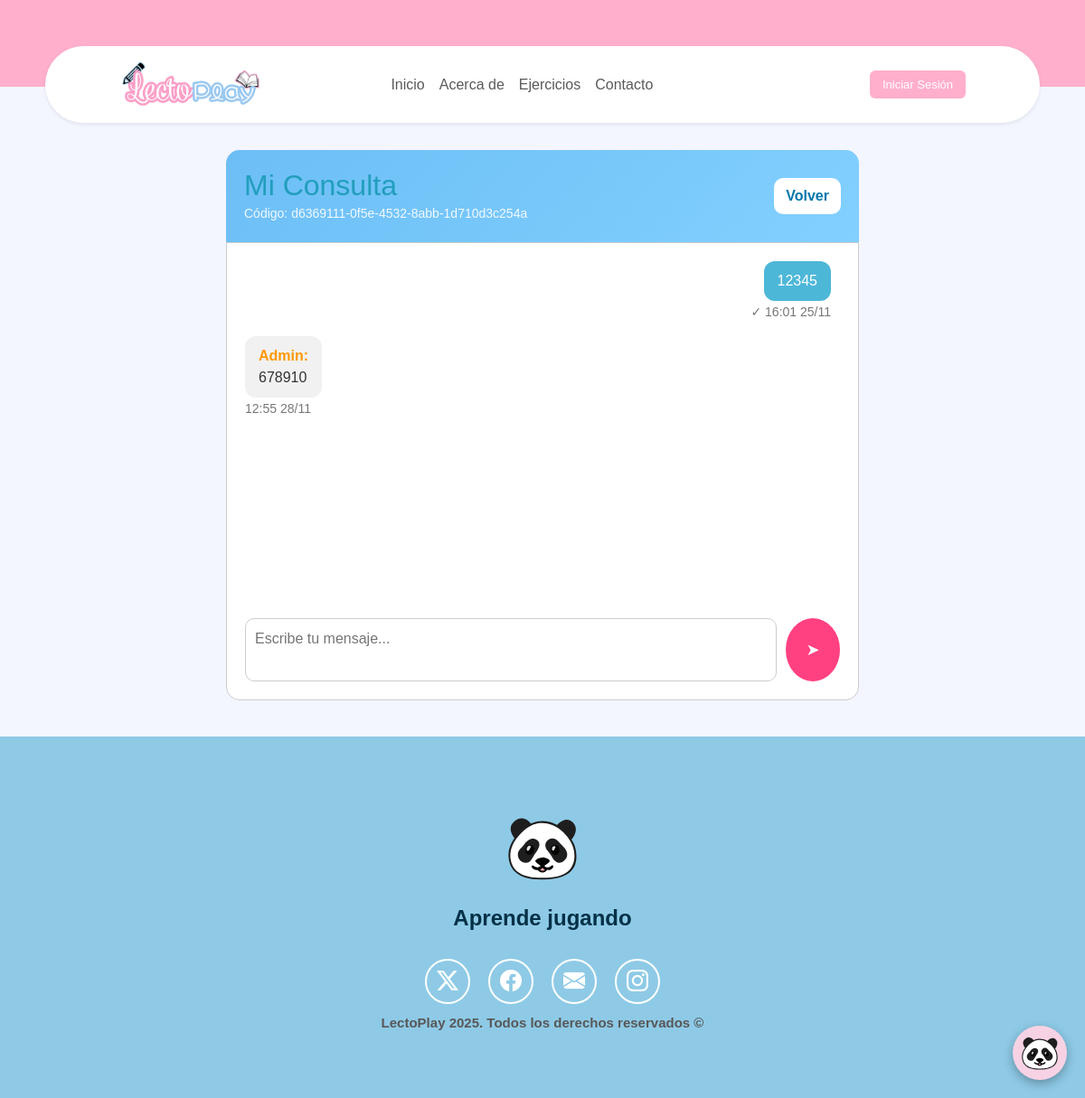
Screenshot of /ticket/d6369111-0f5e-4532-8abb-1d710d3c254a/ with the database file from the repository.
### app/models.py (models this page shows, shortened)
class Ticket(models.Model):
    contacto = models.ForeignKey(Contacto, on_delete=models.CASCADE, related_name='tickets')
    estado = models.CharField(max_length=20, default='pendiente')   # pendiente / en_proceso / resuelto
    creado = models.DateTimeField(auto_now_add=True)
    codigo_acceso = models.CharField(max_length=50, unique=True, editable=False)

class Message(models.Model):
    ticket = models.ForeignKey(Ticket, on_delete=models.CASCADE, related_name='mensajes')
    autor = models.CharField(max_length=10)   # 'usuario' o 'admin'
    contenido = models.TextField()
    creado = models.DateTimeField(auto_now_add=True)

### app/views.py (the view, shortened to what this page needs)
# urls.py: path('ticket/<str:codigo>/', views.usuario_ver_ticket, name='usuario_ver_ticket'),
def usuario_ver_ticket(request, codigo):
    ticket = get_object_or_404(Ticket, codigo_acceso=codigo)
    mensajes = ticket.mensajes.order_by("creado")
    return render(request, "usuario_ticket.html", {
        "ticket": ticket,
        "mensajes": mensajes
    })

### app/templates/usuario_ticket.html (shortened to what this page needs)
{% extends "home.html" %}
{% block content %}
<div style="max-width: 700px; margin: 30px auto;">
    <div style="
        background: linear-gradient(135deg, #6cbef5, #82d0ff);
        padding: 20px;
        border-radius: 15px 15px 0 0;
        color: #fff;
        display: flex;
        justify-content: space-between;
        align-items: center;
    ">
        <div>
            <h2 style="margin: 0;">Mi Consulta</h2>
            <small style="opacity: .9;">Código: {{ ticket.codigo_acceso }}</small>
        </div>
        <a href="/" style="
            background:#fff;
            padding: 8px 13px;
            border-radius:10px;
            text-decoration:none;
            color:#0077aa;
            font-weight: bold;
        ">Volver</a>
    </div>
    <div style="
        border: 1px solid #ccc;
        border-radius: 0 0 15px 15px;
        background:#ffffff;
        padding: 20px;
    ">
        <div style="height: 380px; overflow-y: auto; padding-right: 10px;">
            {% for m in mensajes %}
                {% if m.autor == 'usuario' %}
                    <div style="text-align: right; margin-bottom: 15px;">
                        <div style="
                            display: inline-block;
                            background: #4db7d8;
                            color: white;
                            padding: 10px 15px;
                            border-radius: 12px;
                            max-width: 70%;
                            text-align: left;
                        ">
                            {{ m.contenido }}
                        </div>
                        <br>
                        <small style="color:#777;">✓ {{ m.creado|date:"H:i d/m" }}</small>
                    </div>
                {% else %}
                    <div style="text-align: left; margin-bottom: 15px;">
                        <div style="
                            display: inline-block;
                            background: #f1f1f1;
                            color: #333;
                            padding: 10px 15px;
                            border-radius: 12px;
                            max-width: 70%;
                        ">
                            <strong style="color:#ff9800;">Admin:</strong><br>
                            {{ m.contenido }}
                        </div>
                        <br>
                        <small style="color:#777;">{{ m.creado|date:"H:i d/m" }}</small>
                    </div>
                {% endif %}
            {% endfor %}
        </div>
        {% if ticket.estado != "finalizado" %}
        <form method="POST" style="margin-top: 15px;">
            <div style="display:flex; gap:10px;">
                <textarea name="mensaje" rows="2" required placeholder="Escribe tu mensaje..."
                    style="
                        flex:1;
                        padding:10px;
                        border-radius:10px;
                        border:1px solid #ccc;
                        resize:none;
                    "></textarea>
                <button type="submit" style="
                    background:#ff4081;
                    width:60px;
                    border:none;
                    border-radius:50%;
                    color:white;
                    font-size:18px;
                    cursor:pointer;
                ">➤</button>
            </div>
        </form>
        {% else %}
            <p style="color:red; font-weight:bold; text-align:center; margin-top:20px;">
                Esta consulta ha sido finalizada. No puedes enviar más mensajes.
            </p>
        {% endif %}
    </div>
</div>
{% endblock %}

### app/static/css/style.css (style rules this page uses)
body { font-family: 'Comic Sans MS', 'Poppins', sans-serif; font-size: 1rem; font-weight: 400; line-height: 1.5; background-color: #F3F6FF; margin: 0; color: #555555; text-align: left; }
button, .btn { background-color: #ffafcc; color: #fff; border: none; border-radius: 8px; padding: 10px 18px; cursor: pointer; transition: background 0.3s; font-size: 1rem; }
h1, h2 { color: #219ebc; }

### app/static/css/chatbot.css (style rules this page uses)
:root { --primary-pink: #f7d2e4; --primary-blue: #a3c4f3; --dark-gray: #374151; --light-gray: #f3f4f6; }

### rows the page displays
Ticket: codigo_acceso "d6369111-0f5e-4532-8abb-1d710d3c254a"
Message: contenido "12345", creado "16:01 25/11"
Message: contenido "678910", creado "12:55 28/11"
